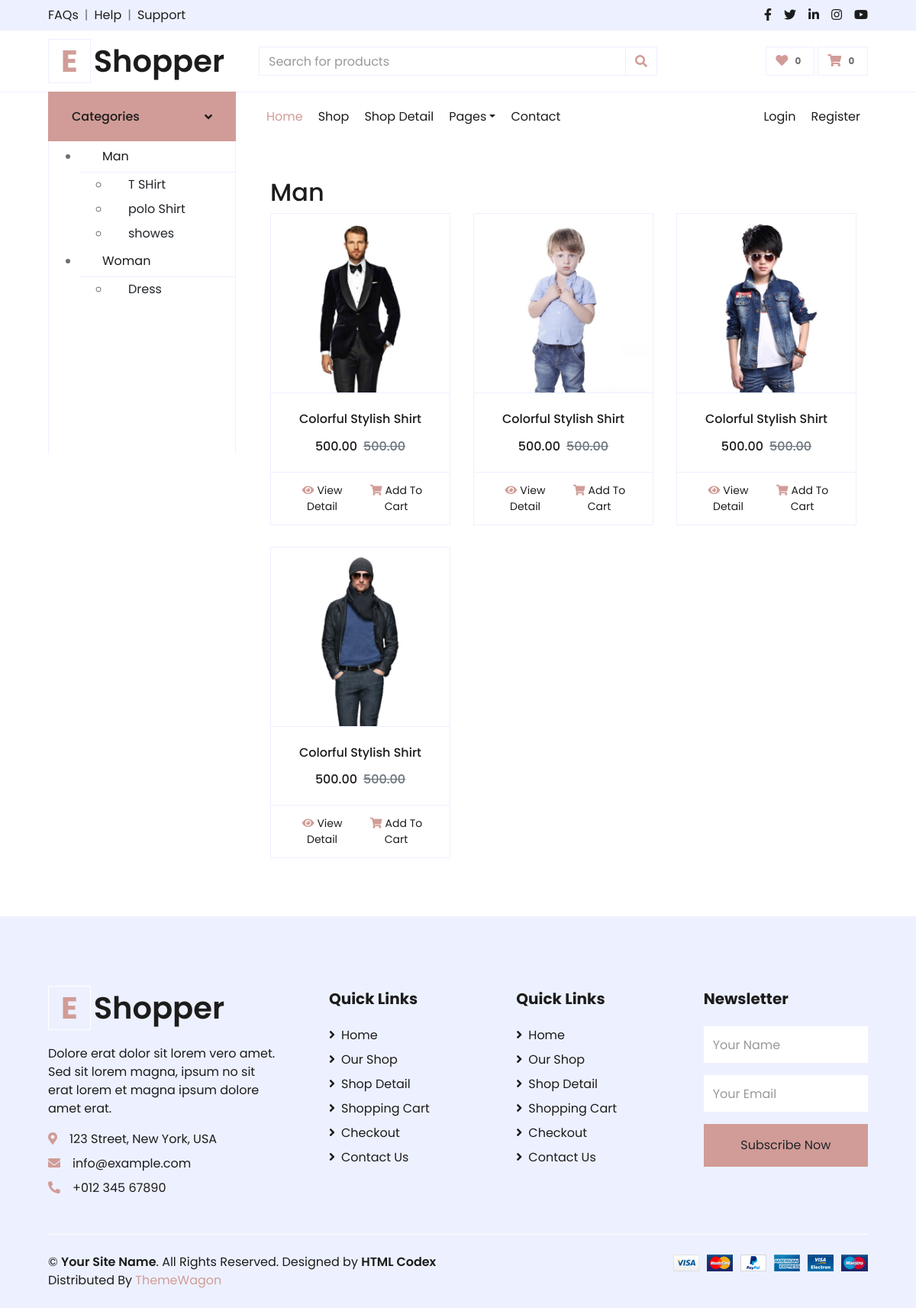
Page /category/1/ on the committed database.
### shop/models.py (models this page shows, shortened)
class Category(models.Model):
    name = models.CharField(max_length=100, unique=True)

class Subcategory(models.Model):
    name = models.CharField(max_length=100)
    category = models.ForeignKey(Category, related_name='subcategories', on_delete=models.CASCADE)

class Product(models.Model):
    title=models.CharField(max_length=100)
    image=models.ImageField(upload_to='static/product')
    price=models.DecimalField(max_digits=10,decimal_places=2)
    discount_price=models.DecimalField(max_digits=10,decimal_places=2)
    description=models.CharField(max_length=500)
    aditional_information=models.CharField(max_length=1000)
    catagory_name=models.ForeignKey(Category,related_name="catagory", on_delete=models.CASCADE )
    subcategory = models.ForeignKey(Subcategory, related_name='products', on_delete=models.CASCADE)
    quantity=models.DecimalField(max_digits=100,decimal_places=2)
    feature=models.BooleanField(default=True)
    active=models.BooleanField(default=True)

### shop/views.py (the view)
# urls.py: path('category/<int:category_id>/', CategoryView.as_view(), name='category'),
class CategoryView(BaseContextMixin,View):
    def get(self, request, category_id=None, subcategory_id=None, *args, **kwargs):
        category = get_object_or_404(Category, pk=category_id) if category_id else None
        subcategory = get_object_or_404(Subcategory, pk=subcategory_id) if subcategory_id else None
        products = Product.objects.all()
        if category:
            products = products.filter(catagory_name=category)
        if subcategory:
            products = products.filter(subcategory=subcategory)
        context =self.get_context_data (
            category= category,
            subcategory= subcategory,
            products= products,
        )
        return render(request, "shop/catagorybase.html", context)

### shop/views.py (called while the page is built)
    def get_context_data(self, **kwargs):
        context = kwargs
        context["Subcategory"] = Subcategory.objects.all()
        context["Categories"] = Category.objects.all()
        return context

### templates/shop/catagorybase.html (shortened to what this page needs)
{% extends "../index.html" %} {% load static %} {% block details %}
<div class="container mt-5">
  <h2>{% if category %}{{ category.name }}{% endif %}</h2>
  <div class="row">
    {% if products %} {% for p in products %}
    <div class="col-lg-4 col-md-6 col-sm-12 pb-1">
          <div class="card product-item border-0 mb-4">
            <div
              class="card-header product-img position-relative overflow-hidden bg-transparent border p-0"
            >
              <img
              class="img-fluid w-100"
              src="{{p.image.url}}"
              alt="{{p.title}}"
            />
            </div>
            <div
              class="card-body border-left border-right text-center p-0 pt-4 pb-3"
            >
              <h6 class="text-truncate mb-3">{{p.title}}</h6>
              <div class="d-flex justify-content-center">
                <h6>{{p.discount_price}}</h6>
                <h6 class="text-muted ml-2"><del>{{p.discount_price}}</del></h6>
              </div>
            </div>
            <div
              class="card-footer d-flex justify-content-between bg-light border"
            >
              <a href="" class="btn btn-sm text-dark p-0"
                ><i class="fas fa-eye text-primary mr-1"></i>View Detail</a
              >
              <a href="" class="btn btn-sm text-dark p-0"
                ><i class="fas fa-shopping-cart text-primary mr-1"></i>Add To
                Cart</a
              >
            </div>
          </div>
        </div>
      {% endfor %} {% else %}
      <p>No products available in this category or subcategory.</p>
      {% endif %}
    </div>
  </div>
  {% endblock details %}

### templates/index.html (shortened to what this page needs)
<!DOCTYPE html>
{% load static %}
<html lang="en">
<head>
    <link href="https://cdnjs.cloudflare.com/ajax/libs/font-awesome/5.10.0/css/all.min.css" rel="stylesheet">
    <link href="{% static "lib/owlcarousel/assets/owl.carousel.min.css" %} " rel="stylesheet">
    <link href="{% static "css/style.css" %} " rel="stylesheet">
</head>
<body>
    <div class="container-fluid">
        <div class="row bg-secondary py-2 px-xl-5">
            <div class="col-lg-6 d-none d-lg-block">
                <div class="d-inline-flex align-items-center">
                    <a class="text-dark" href="">FAQs</a>
                    <span class="text-muted px-2">|</span>
                    <a class="text-dark" href="">Help</a>
                    <span class="text-muted px-2">|</span>
                    <a class="text-dark" href="">Support</a>
                </div>
            </div>
            <div class="col-lg-6 text-center text-lg-right">
                <div class="d-inline-flex align-items-center">
                    <a class="text-dark px-2" href="">
                        <i class="fab fa-facebook-f"></i>
                    </a>
                    <a class="text-dark px-2" href="">
                        <i class="fab fa-twitter"></i>
                    </a>
                    <a class="text-dark px-2" href="">
                        <i class="fab fa-linkedin-in"></i>
                    </a>
                    <a class="text-dark px-2" href="">
                        <i class="fab fa-instagram"></i>
                    </a>
                    <a class="text-dark pl-2" href="">
                        <i class="fab fa-youtube"></i>
                    </a>
                </div>
            </div>
        </div>
        <div class="row align-items-center py-3 px-xl-5">
            <div class="col-lg-3 d-none d-lg-block">
                <a href="" class="text-decoration-none">
                    <h1 class="m-0 display-5 font-weight-semi-bold"><span class="text-primary font-weight-bold border px-3 mr-1">E</span>Shopper</h1>
                </a>
            </div>
            <div class="col-lg-6 col-6 text-left">
                <form action="">
                    <div class="input-group">
                        <input type="text" class="form-control" placeholder="Search for products">
                        <div class="input-group-append">
                            <span class="input-group-text bg-transparent text-primary">
                                <i class="fa fa-search"></i>
                            </span>
                        </div>
                    </div>
                </form>
            </div>
            <div class="col-lg-3 col-6 text-right">
                <a href="" class="btn border">
                    <i class="fas fa-heart text-primary"></i>
                    <span class="badge">0</span>
                </a>
                <a href="" class="btn border">
                    <i class="fas fa-shopping-cart text-primary"></i>
                    <span class="badge">0</span>
                </a>
            </div>
        </div>
    </div>
    <div class="container-fluid mb-5">
        <div class="row border-top px-xl-5">
            <div class="col-lg-3 d-none d-lg-block">
                <a class="btn shadow-none d-flex align-items-center justify-content-between bg-primary text-white w-100" data-toggle="collapse" href="#navbar-vertical" style="height: 65px; margin-top: -1px; padding: 0 30px;">
                    <h6 class="m-0">Categories</h6>
                    <i class="fa fa-angle-down text-dark"></i>
                </a>
                <nav class="collapse show navbar navbar-vertical navbar-light align-items-start p-0 border border-top-0 border-bottom-0" id="navbar-vertical">
                    <div class="navbar-nav w-100 overflow-hidden" style="height: 410px">
                        <ul >
                            {% for c in Categories %}
                                <li>
                                    <a href="" class="nav-item nav-link" style="text-decoration=none;text-style=none;">{{ c.name }}</a>
                                    <ul>
                                        {% if c.subcategories.all %}
                                            {% for s in c.subcategories.all %}
                                                <li>
                                                    <a href="" class="dropdown-item">{{ s.name }}</a>
                                                </li>
                                            {% endfor %}
                                        {% else %}
                                            <li>No subcategories available</li>
                                        {% endif %}
                                    </ul>
                                </li>
                            {% endfor %}
                        </ul>
                    </div>
                </nav>
            </div>
            <div class="col-lg-9">
                <nav class="navbar navbar-expand-lg bg-light navbar-light py-3 py-lg-0 px-0">
                    <div class="collapse navbar-collapse justify-content-between" id="navbarCollapse">
                        <div class="navbar-nav mr-auto py-0">
                            <a href="{% url "home" %}" class="nav-item nav-link active">Home</a>
                            <a href="{% url "shop" %} " class="nav-item nav-link">Shop</a>
                            <a href="detail.html" class="nav-item nav-link">Shop Detail</a>
                            <div class="nav-item dropdown">
                                <a href="#" class="nav-link dropdown-toggle" data-toggle="dropdown">Pages</a>
                            </div>
                            <a href="contact.html" class="nav-item nav-link">Contact</a>
                        </div>
                        <div class="navbar-nav ml-auto py-0">
                            <a href="" class="nav-item nav-link">Login</a>
                            <a href="" class="nav-item nav-link">Register</a>
                        </div>
                    </div>
                </nav>
                {% block details %}
                {% endblock  %}
            </div>
        </div>
    </div>
    <div class="container-fluid bg-secondary text-dark mt-5 pt-5">
        <div class="row px-xl-5 pt-5">
            <div class="col-lg-4 col-md-12 mb-5 pr-3 pr-xl-5">
                <a href="" class="text-decoration-none">
                    <h1 class="mb-4 display-5 font-weight-semi-bold"><span class="text-primary font-weight-bold border border-white px-3 mr-1">E</span>Shopper</h1>
                </a>
                <p>Dolore erat dolor sit lorem vero amet. Sed sit lorem magna, ipsum no sit erat lorem et magna ipsum dolore amet erat.</p>
                <p class="mb-2"><i class="fa fa-map-marker-alt text-primary mr-3"></i>123 Street, New York, USA</p>
                <p class="mb-2"><i class="fa fa-envelope text-primary mr-3"></i>info@example.com</p>
                <p class="mb-0"><i class="fa fa-phone-alt text-primary mr-3"></i>+012 345 67890</p>
            </div>
            <div class="col-lg-8 col-md-12">
                <div class="row">
                    <div class="col-md-4 mb-5">
                        <h5 class="font-weight-bold text-dark mb-4">Quick Links</h5>
                        <div class="d-flex flex-column justify-content-start">
                            <a class="text-dark mb-2" href="index.html"><i class="fa fa-angle-right mr-2"></i>Home</a>
                            <a class="text-dark mb-2" href="shop.html"><i class="fa fa-angle-right mr-2"></i>Our Shop</a>
                            <a class="text-dark mb-2" href="detail.html"><i class="fa fa-angle-right mr-2"></i>Shop Detail</a>
                            <a class="text-dark mb-2" href="cart.html"><i class="fa fa-angle-right mr-2"></i>Shopping Cart</a>
                            <a class="text-dark mb-2" href="checkout.html"><i class="fa fa-angle-right mr-2"></i>Checkout</a>
                            <a class="text-dark" href="contact.html"><i class="fa fa-angle-right mr-2"></i>Contact Us</a>
                        </div>
                    </div>
                    <div class="col-md-4 mb-5">
                        <h5 class="font-weight-bold text-dark mb-4">Quick Links</h5>
                        <div class="d-flex flex-column justify-content-start">
                            <a class="text-dark mb-2" href="index.html"><i class="fa fa-angle-right mr-2"></i>Home</a>
                            <a class="text-dark mb-2" href="shop.html"><i class="fa fa-angle-right mr-2"></i>Our Shop</a>
                            <a class="text-dark mb-2" href="detail.html"><i class="fa fa-angle-right mr-2"></i>Shop Detail</a>
                            <a class="text-dark mb-2" href="cart.html"><i class="fa fa-angle-right mr-2"></i>Shopping Cart</a>
                            <a class="text-dark mb-2" href="checkout.html"><i class="fa fa-angle-right mr-2"></i>Checkout</a>
                            <a class="text-dark" href="contact.html"><i class="fa fa-angle-right mr-2"></i>Contact Us</a>
                        </div>
                    </div>
                    <div class="col-md-4 mb-5">
                        <h5 class="font-weight-bold text-dark mb-4">Newsletter</h5>
                        <form action="">
                            <div class="form-group">
                                <input type="text" class="form-control border-0 py-4" placeholder="Your Name" required="required" />
                            </div>
                            <div class="form-group">
                                <input type="email" class="form-control border-0 py-4" placeholder="Your Email"
                                    required="required" />
                            </div>
                            <div>
                                <button class="btn btn-primary btn-block border-0 py-3" type="submit">Subscribe Now</button>
                            </div>
                        </form>
                    </div>
                </div>
            </div>
        </div>
        <div class="row border-top border-light mx-xl-5 py-4">
            <div class="col-md-6 px-xl-0">
                <p class="mb-md-0 text-center text-md-left text-dark">
                    &copy; <a class="text-dark font-weight-semi-bold" href="#">Your Site Name</a>. All Rights Reserved. Designed
                    by
                    <a class="text-dark font-weight-semi-bold" href="https://htmlcodex.com">HTML Codex</a><br>
                    Distributed By <a href="https://themewagon.com" target="_blank">ThemeWagon</a>
                </p>
            </div>
            <div class="col-md-6 px-xl-0 text-center text-md-right">
                <img class="img-fluid" src="img/payments.png" alt="">
            </div>
        </div>
    </div>
</body>
</html>

### rows in the picture
Category: name "Man"
Subcategory: name "T SHirt"
Subcategory: name "polo Shirt"
Subcategory: name "showes"
Category: name "Woman"
Subcategory: name "Dress"
Product: image (picture), title "Colorful Stylish Shirt", discount_price "500.00"
Product: image (picture), title "Colorful Stylish Shirt", discount_price "500.00"
Product: image (picture), title "Colorful Stylish Shirt", discount_price "500.00"
Product: image (picture), title "Colorful Stylish Shirt", discount_price "500.00"
